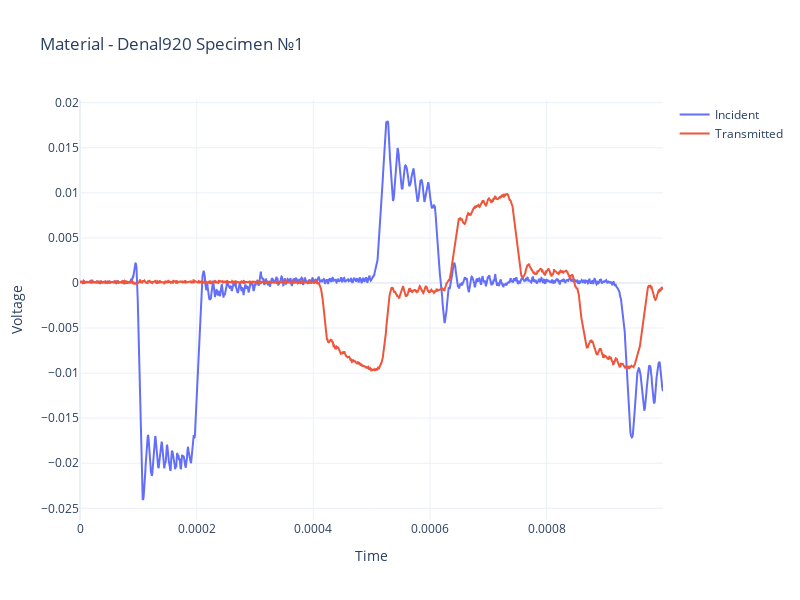

The code cell stored with this chart in its notebook:
### Code cell
fig1 = go.Figure()
fig1.update_layout(template = 'plotly_white', width=800, height=600,
                  title = f"Material - {material[0]} Specimen №{specimen[0][0:-1]}")
fig1.add_trace(go.Scatter(x = data.time, y = data.incid, name = 'Incident'))
fig1.add_trace(go.Scatter(x = data.time, y = data.trans, name = 'Transmitted'))

fig1.update_yaxes(title = 'Voltage')
fig1.update_xaxes(title = 'Time')
fig1.show()

### Figure 1 — Plotly figure (JSON) as saved in the notebook; plotly's stock layout.template omitted (floating-point values rounded to 4 significant figures; data arrays with more than 128 entries replaced by an {"elided": "..."} marker saying what was removed)
{"data": [{"name": "Incident", "type": "scatter", "x": {"elided": "2000 float values"}, "y": {"elided": "2000 float values"}}, {"name": "Transmitted", "type": "scatter", "x": {"elided": "2000 float values"}, "y": {"elided": "2000 float values"}}], "layout": {"height": 600, "title": {"text": "Material - Denal920 Specimen №1"}, "width": 800, "xaxis": {"title": {"text": "Time"}}, "yaxis": {"title": {"text": "Voltage"}}}}
